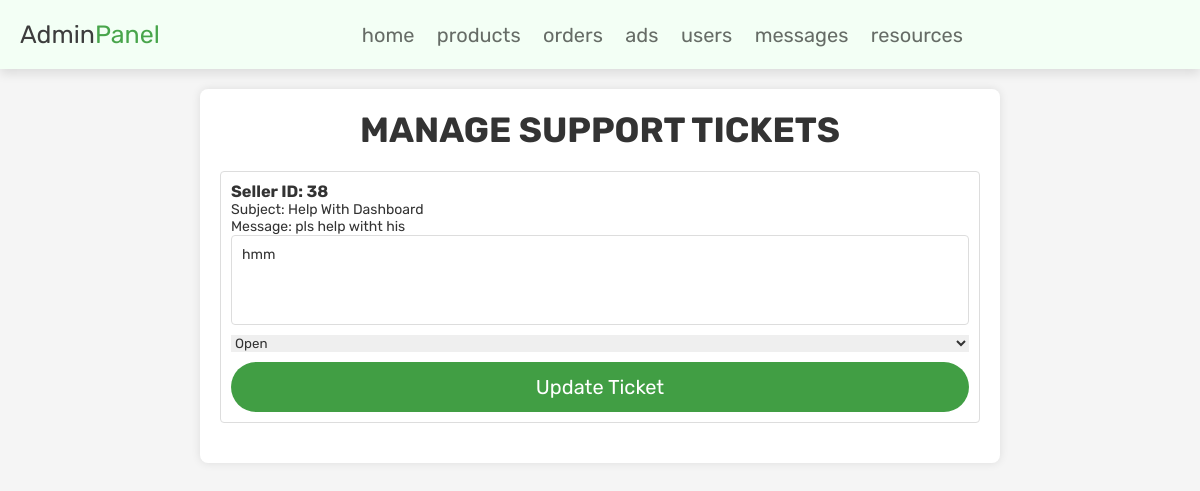
The page /admin_support_tickets.php (signed in) on the database its author committed.
### tables this page shows
CREATE TABLE `support_tickets` (
  `id` int NOT NULL,
  `seller_id` int NOT NULL,
  `subject` varchar(255) NOT NULL,
  `message` text NOT NULL,
  `status` varchar(50) NOT NULL DEFAULT 'open',
  `response` text,
  `response_date` datetime DEFAULT NULL,
  `closed_date` datetime DEFAULT NULL
);

### admin_support_tickets.php (the view, shortened to what this page needs)
<?php
@include 'config.php';
$support_tickets = $conn->prepare("SELECT * FROM `support_tickets`");
$support_tickets->execute();
?>
<!DOCTYPE html>
<html lang="en">
<head>
   <link rel="stylesheet" href="css/admin_style.css">
   <link rel="stylesheet" href="css/custom.css">
</head>
<body>
<?php include 'admin_header.php'; ?>
<section class="support">
   <h1 class="title">Manage Support Tickets</h1>
   <div class="messages">
      <?php while($ticket = $support_tickets->fetch(PDO::FETCH_ASSOC)){ ?>
         <div class="box">
            <h3>Seller ID: <?= $ticket['seller_id']; ?></h3>
            <p>Subject: <?= $ticket['subject']; ?></p>
            <p>Message: <?= $ticket['message']; ?></p>
            <form action="" method="post" class="ticket-form">
               <textarea name="response" rows="4" placeholder="Type your response here..."><?= $ticket['response']; ?></textarea>
               <select name="status">
                  <option value="open" <?= $ticket['status'] == 'open' ? 'selected' : ''; ?>>Open</option>
               </select>
               <input type="submit" name="update_ticket" value="Update Ticket" class="btn">
            </form>
         </div>
      <?php } ?>
   </div>
</section>
</body>
</html>

### css/custom.css (style rules this page uses)
body { font-family: Arial, sans-serif; background-color: #f5f5f5; margin: 0; padding: 0; }
.support { max-width: 800px; margin: 20px auto; background-color: #fff; padding: 20px; border-radius: 8px; box-shadow: 0 0 10px rgba(0, 0, 0, 0.1); }
.title { text-align: center; margin-bottom: 20px; color: #333; }
.messages { max-height: 400px; overflow-y: auto; padding: 10px; border: 1px solid #ddd; border-radius: 4px; margin-bottom: 20px; font-size: 1.7rem; }
.ticket-form { display: flex; flex-direction: column; }
.ticket-form textarea { resize: none; padding: 10px; margin-bottom: 10px; border-radius: 4px; border: 1px solid #ddd; font-size: 14px; }
.messages { max-height: 400px; overflow-y: auto; padding: 10px; border: 1px solid #ddd; border-radius: 4px; margin-bottom: 20px; font-size: 1.4rem; }

### css/components.css (style rules this page uses)
:root { --green:#48a54b; --othergreen:#27ae60; --orange:#f39c12; --red:#e74c3c; --black:#333; --logoblack:#3D3D3D; --light-color:#666C66; --white:#fff; --light-bg:#f4f9f5; --mid-green: #ddeedd; --light-gr:#e7f8ea; --header: #f3fff5; --fr-green: #1d311d; --border:.2rem solid var(--fr-green); --box-shadow:0 .5rem 1rem rgba(0,0,0,.1); }
* { font-family: 'Rubik', sans-serif; margin: 0; padding:0; box-sizing: border-box; outline: none; border:none; text-decoration: none; color:var(--black); }
body { background-color: var(--light-gr); }
html { font-size: 62.5%; overflow-x: hidden; scroll-behavior: smooth; scroll-padding-top: 6.5rem; }
section { padding:3rem 2rem; max-width: 1365px; margin:0 auto; }
.btn, .delete-btn, .option-btn { display: block; width: 100%; margin-top: 1rem; border-radius: 5rem; color:var(--white); font-size: 2rem; padding:1.3rem 3rem; text-transform: capitalize; cursor: pointer; text-align: center; }
.btn { background: linear-gradient(to right, #419e44, #419e44, #419e44); }
.title { text-align: center; margin-bottom: 2rem; text-transform: uppercase; color:var(--black); font-size: 3.5rem; }

### rows shown on the page
support_tickets: seller "38", subject "Help With Dashboard", message "pls help witht his", response "hmm", status "Open"
